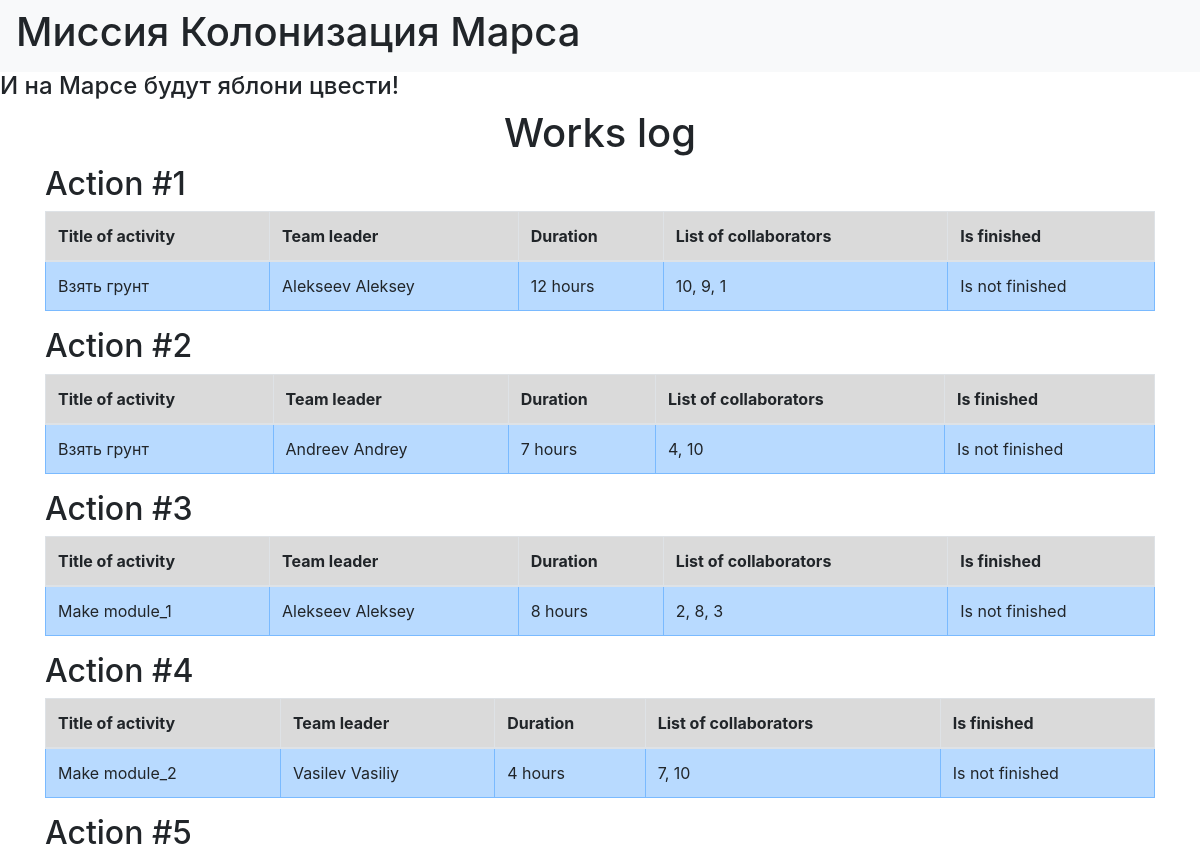
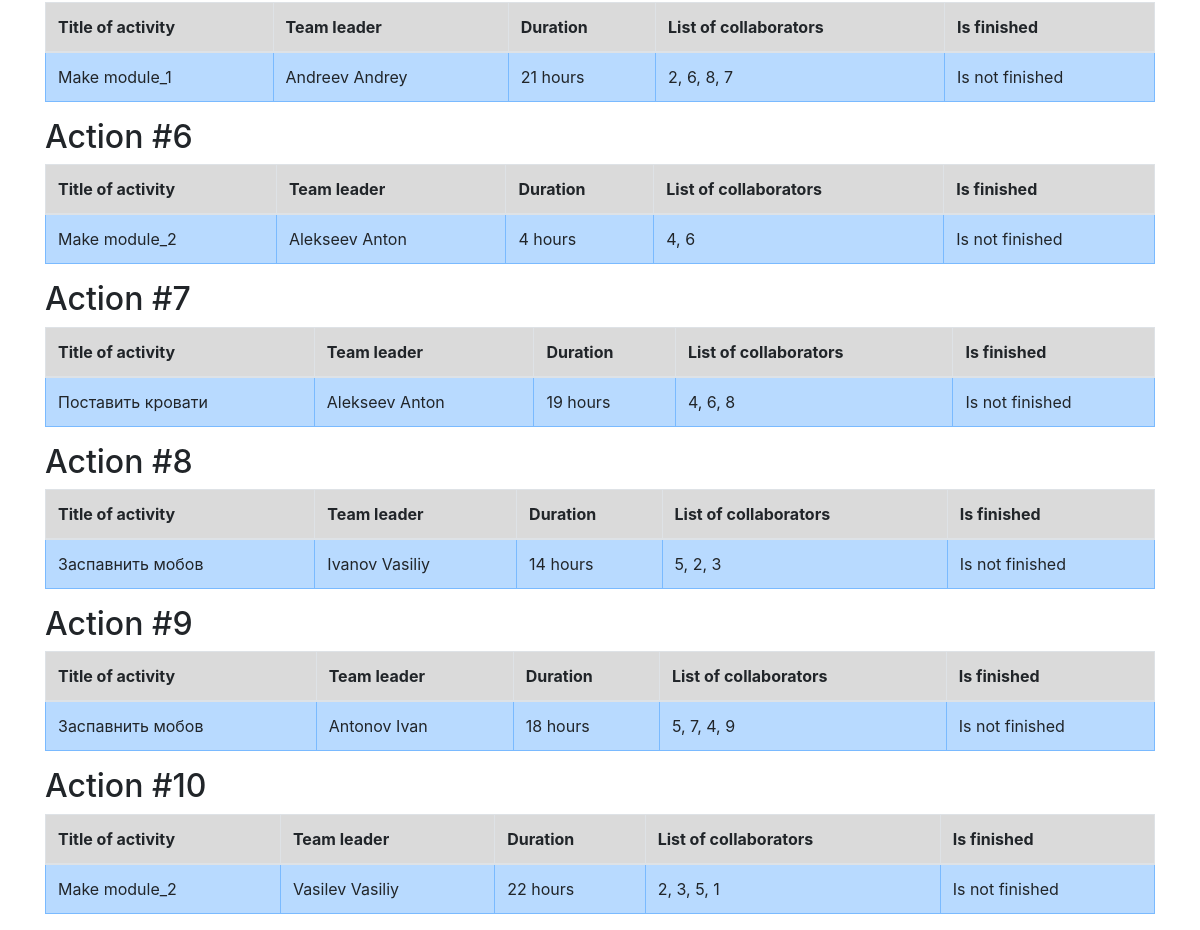
The page / on the database its author committed (2 pictures, top to bottom).
### data/jobs.py (models this page shows)
class Jobs(SqlAlchemyBase):
    __tablename__ = 'jobs'
    id = sqlalchemy.Column(sqlalchemy.Integer, primary_key=True, autoincrement=True)
    team_leader_id = sqlalchemy.Column(sqlalchemy.Integer, sqlalchemy.ForeignKey("users.id"), nullable=True)
    team_leader = orm.relation('User')
    job = sqlalchemy.Column(sqlalchemy.String, nullable=True)
    work_size = sqlalchemy.Column(sqlalchemy.Integer, nullable=True)
    collaborators = sqlalchemy.Column(sqlalchemy.String, nullable=True)
    start_date = sqlalchemy.Column(sqlalchemy.DateTime, nullable=True)
    end_date = sqlalchemy.Column(sqlalchemy.DateTime, nullable=True)
    is_finished = sqlalchemy.Column(sqlalchemy.Boolean, default=False)

### data/users.py (models this page shows, shortened)
class User(SqlAlchemyBase):
    __tablename__ = 'users'
    id = sqlalchemy.Column(sqlalchemy.Integer, primary_key=True, autoincrement=True)
    surname = sqlalchemy.Column(sqlalchemy.String, nullable=True)
    name = sqlalchemy.Column(sqlalchemy.String, nullable=True)
    age = sqlalchemy.Column(sqlalchemy.Integer, nullable=True)
    position = sqlalchemy.Column(sqlalchemy.String, nullable=True)
    speciality = sqlalchemy.Column(sqlalchemy.String, nullable=True)
    address = sqlalchemy.Column(sqlalchemy.String, nullable=True)
    email = sqlalchemy.Column(sqlalchemy.String, unique=True, nullable=True)
    hashed_password = sqlalchemy.Column(sqlalchemy.String, nullable=True)
    modified_date = sqlalchemy.Column(sqlalchemy.DateTime, nullable=True)
    jobs = orm.relation('Jobs', back_populates='team_leader')

### work.py (the view)
@app.route('/')
def index():
    jobs_list = session.query(Jobs).all()
    return render_template('jobs_jurnal.html', list=jobs_list)

### templates/jobs_jurnal.html
{% extends "base.html" %}
{% block content %}
<h1 align="center">Works log</h1>
{% for job in list %}
<h2>Action #{{ loop.index }}</h2>
<table class="table table-bordered" align="center">
    <thead>
    <tr class="table-active">
        <th scope="col">Title of activity</th>
        <th scope="col">Team leader</th>
        <th scope="col">Duration</th>
        <th scope="col">List of collaborators</th>
        <th scope="col">Is finished</th>
    </tr>
    </thead>
    <tbody>
    <tr class="table-primary">
        <td>{{ job.job }}</td>
        <td>{{ job.team_leader.surname }} {{ job.team_leader.name }}</td>
        <td>{{ job.work_size }} hours</td>
        <td>{{ job.collaborators }}</td>
        {% if job.is_finished %}
        <td>Is finished</td>
        {% else %}
        <td>Is not finished</td>
        {% endif %}
    </tr>
    </tbody>
</table>
{% endfor %}
{% endblock %}

### templates/base.html (shortened to what this page needs)
<!DOCTYPE html>
<html lang="en">
<head>
    <link rel="stylesheet" href="https://stackpath.bootstrapcdn.com/bootstrap/4.4.1/css/bootstrap.min.css">
</head>
<body>
    <nav class="navbar navbar-light bg-light">
        <h1>Миссия Колонизация Марса</h1>
    </nav>
    <h4>И на Марсе будут яблони цвести!</h4>
    <main role="main" class="container">
    {% block content %}{% endblock %}
    </main>
</body>
</html>

### rows shown on the page
Jobs: job "Взять грунт", team_leader.surname "Alekseev", team_leader.name "Aleksey", work_size "12", collaborators "10, 9, 1", is_finished "Is not finished"
Jobs: job "Взять грунт", team_leader.surname "Andreev", team_leader.name "Andrey", work_size "7", collaborators "4, 10", is_finished "Is not finished"
Jobs: job "Make module_1", team_leader.surname "Alekseev", team_leader.name "Aleksey", work_size "8", collaborators "2, 8, 3", is_finished "Is not finished"
Jobs: job "Make module_2", team_leader.surname "Vasilev", team_leader.name "Vasiliy", work_size "4", collaborators "7, 10", is_finished "Is not finished"
Jobs: job "Make module_1", team_leader.surname "Andreev", team_leader.name "Andrey", work_size "21", collaborators "2, 6, 8, 7", is_finished "Is not finished"
Jobs: job "Make module_2", team_leader.surname "Alekseev", team_leader.name "Anton", work_size "4", collaborators "4, 6", is_finished "Is not finished"
Jobs: job "Поставить кровати", team_leader.surname "Alekseev", team_leader.name "Anton", work_size "19", collaborators "4, 6, 8", is_finished "Is not finished"
Jobs: job "Заспавнить мобов", team_leader.surname "Ivanov", team_leader.name "Vasiliy", work_size "14", collaborators "5, 2, 3", is_finished "Is not finished"
Jobs: job "Заспавнить мобов", team_leader.surname "Antonov", team_leader.name "Ivan", work_size "18", collaborators "5, 7, 4, 9", is_finished "Is not finished"
Jobs: job "Make module_2", team_leader.surname "Vasilev", team_leader.name "Vasiliy", work_size "22", collaborators "2, 3, 5, 1", is_finished "Is not finished"
